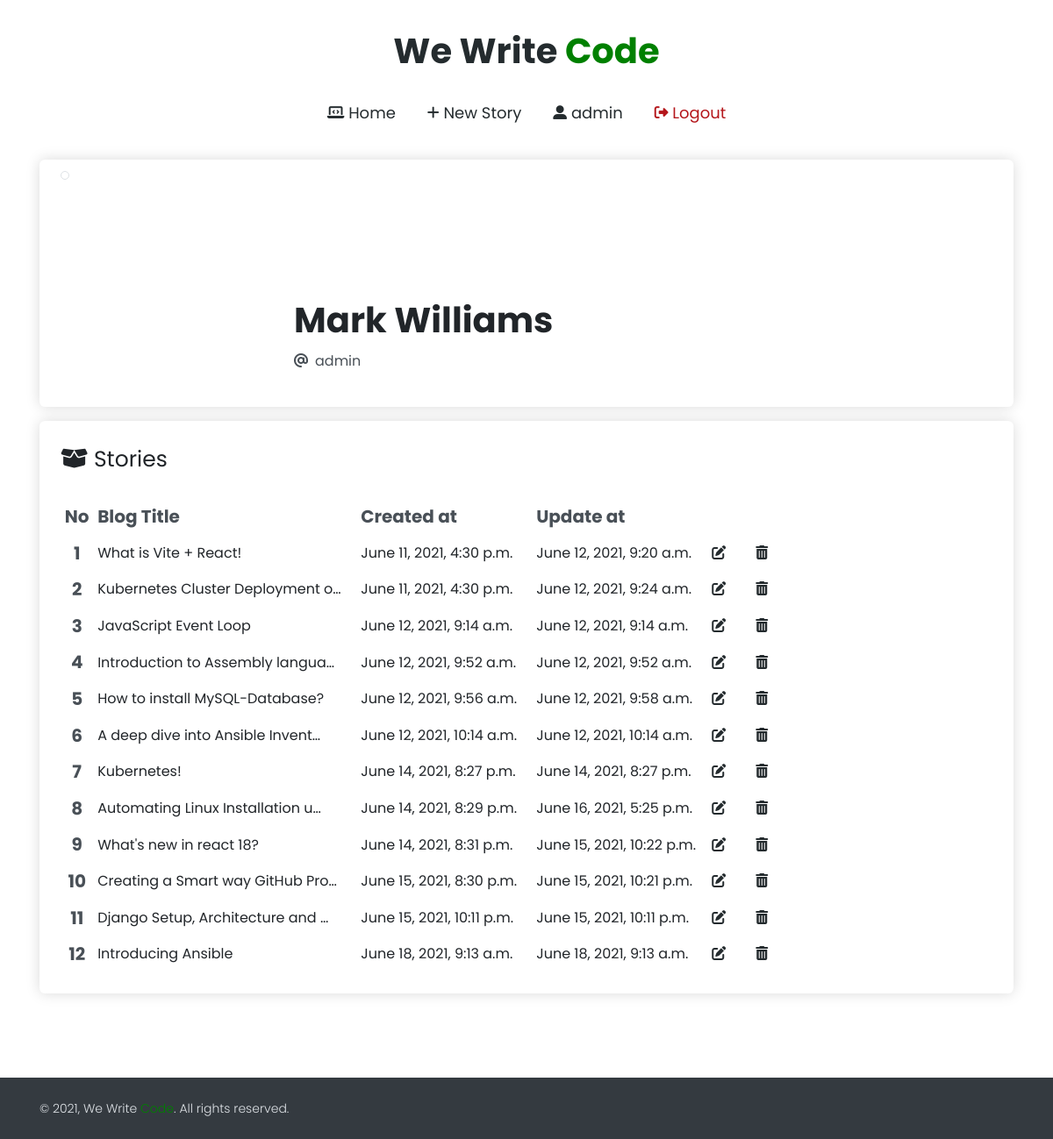
/accounts/profile/ (signed in), run on the app's committed database.
### Home/models.py (models this page shows, shortened)
class BlogModel(models.Model):
    user = models.ForeignKey(User, blank=True, null=True, on_delete=models.CASCADE)
    title = models.CharField(max_length=1000)
    subtitle = models.CharField(max_length=1000, blank=True, null=True, default='')
    content = FroalaField()
    slug = models.SlugField(max_length=1000, null=True, blank=True)
    image = models.ImageField(upload_to="BlogImage")
    created_at = models.DateTimeField(auto_now_add=True)
    update_at = models.DateTimeField(auto_now=True)

### Accounts/views.py (the view)
# urls.py: path('profile/', profile_view, name="profile"),
@login_required(login_url='login_view')
def profile_view(request):
    data = {}
    try:
        blogs = BlogModel.objects.filter(user = request.user)
        data = {'all_blogs' : blogs}
    except Exception as e:
        print(e)
    return render(request, "accounts/profile.html",data)

### templates/accounts/profile.html
{% extends 'base.html' %}
{% load static %}
{% block content %}
<div class="container">
    <div class="bg-white shadow rounded overflow-hidden" >
        <div class="px-4 pt-0 pb-4 cover">
            <div class="media align-items-end profile-head">
                <div class="profile mr-3 profile-image mt-2">
                    <img class="rounded-circle mb-2 img-thumbnail" src="https://bootdey.com/img/Content/avatar/avatar1.png" alt="">
                </div>
                <div>
                    <h1>Mark Williams</h1>
                    <p class="text-gray-700 text-md"> <i class="fas fa-at mr-2"></i>{{request.user.username}}</p>
                </div>
            </div>
        </div>
    </div>
    <div class="mt-3 mb-6 bg-white shadow rounded overflow-hidden" >
        <div class="px-4 pt-0 pb-4 cover">
            <div class="mt-4 mb-4"><a class="atag" style="font-size: 25px;"><i class="fas fa-box-open"></i> Stories</a></div>
            <div class="table-responsive-lg">
                <table class="table-sm table-hover">
                    <thead class="text-gray-700 text-lg">
                        <tr>
                        <th scope="col"> No</th>
                        <th  style="width: 300px;" scope="col"> Blog Title</th>
                        <th  style=" width: 200px;"  scope="col"> Created at</th>
                        <th  style=" width: 200px;" scope="col"> Update at</th>
                        <th  style=" width: 50px;" scope="col"></th>
                        <th  style=" width: 50px;" scope="col"></th>
                        </tr>
                    </thead>
                    <tbody>
                        {% for blog in all_blogs %}
                        <tr>
                        <th class=" text-center text-gray-700 text-lg" scope="row">{{forloop.counter}}</th>
                        <td>{{blog.title|truncatechars:32}}</td>
                        <td>{{blog.created_at}}</td>
                        <td>{{blog.update_at}}</td>
                        <td>
                            <a id="confirm-update" href="{% url 'update_blog' blog.slug %}" class="fas fa-edit fa-md"></a>
                        </td>
                        <td>
                            <a id="confirm-delete" class="fas fa-trash-alt fa-md" href="{% url 'delete_blog' blog.id %}" ></a>
                        </td>
                        </tr>
                        {% endfor %}
                    </tbody>
                </table>
            </div>
        </div>
    </div>
</div>
{% endblock %}

### templates/includes/navbar.html
 {% load static %}
 <header id="header">
	<div class="header-logo">
		<a class="atag" href="/" style="text-decoration: none;"><h1 class="pointer"><span style="color: #242B2E;">We Write </span><span style="color: green;">Code</span></h1></a>
	</div>
	<nav id="navigation">
		{% if user.is_authenticated %}
        <a class="atag" href="/"> <i class="fas fa-laptop-code fa-sm"></i> Home</a>
        <a class="atag" href="{% url 'add_blog' %}"><i class="fas fa-plus fa-sm"></i> New Story</a>
        <a class="atag" href="{% url 'profile'%}"><i class="fas fa-user-alt fa-sm"></i>  {{request.user}}</a>
        <a class="atag" href="{% url 'logout_view' %}" style="color: #B4161B;"><i class="fas fa-sign-out-alt fa-sm"></i> Logout</a>
        {% else %}
        <a class="atag" href="/">Home</a>
        <a class="atag" href="{% url 'login_view' %}" style="color: green;"><i class="fas fa-sign-out-alt fa-sm"></i> Sign In</a>
        {% endif %}
	</nav>
</header>

### public/static/css/custom.css (style rules this page uses)
.pointer { cursor: pointer; }
a { text-decoration: none; }
header { display: flex; flex-direction: column; align-items: center; justify-content: center; flex-wrap: wrap; padding-top: 2rem; padding-bottom: 2rem; width: 100%; margin-left: auto; margin-right: auto; }
#navigation { margin-top: 1rem; color: #242B2E; display: flex; justify-content: center; flex-wrap: wrap; }
#navigation a { text-decoration: none; font-size: 1.125rem; display: inline-block; padding: .375em 1em; border-radius: 3px; color: inherit; }
.profile-image { width: 250px; height: 250px; }
#confirm-update { color:#242B2E; }
#confirm-delete { color: #242B2E; }

### data on the page
BlogModel: title "What is Vite + React!", created_at "June 11, 2021, 4:30 p.m.", update_at "June 12, 2021, 9:20 a.m."
BlogModel: title "Kubernetes Cluster Deployment o…", created_at "June 11, 2021, 4:30 p.m.", update_at "June 12, 2021, 9:24 a.m."
BlogModel: title "JavaScript Event Loop", created_at "June 12, 2021, 9:14 a.m.", update_at "June 12, 2021, 9:14 a.m."
BlogModel: title "Introduction to Assembly langua…", created_at "June 12, 2021, 9:52 a.m.", update_at "June 12, 2021, 9:52 a.m."
BlogModel: title "How to install MySQL-Database?", created_at "June 12, 2021, 9:56 a.m.", update_at "June 12, 2021, 9:58 a.m."
BlogModel: title "A deep dive into Ansible Invent…", created_at "June 12, 2021, 10:14 a.m.", update_at "June 12, 2021, 10:14 a.m."
BlogModel: title "Kubernetes!", created_at "June 14, 2021, 8:27 p.m.", update_at "June 14, 2021, 8:27 p.m."
BlogModel: title "Automating Linux Installation u…", created_at "June 14, 2021, 8:29 p.m.", update_at "June 16, 2021, 5:25 p.m."
BlogModel: title "What's new in react 18?", created_at "June 14, 2021, 8:31 p.m.", update_at "June 15, 2021, 10:22 p.m."
BlogModel: title "Creating a Smart way GitHub Pro…", created_at "June 15, 2021, 8:30 p.m.", update_at "June 15, 2021, 10:21 p.m."
BlogModel: title "Django Setup, Architecture and …", created_at "June 15, 2021, 10:11 p.m.", update_at "June 15, 2021, 10:11 p.m."
BlogModel: title "Introducing Ansible", created_at "June 18, 2021, 9:13 a.m.", update_at "June 18, 2021, 9:13 a.m."

### other printed values
{{ request.user }} "admin"
{{ request.user.username }} "admin"
